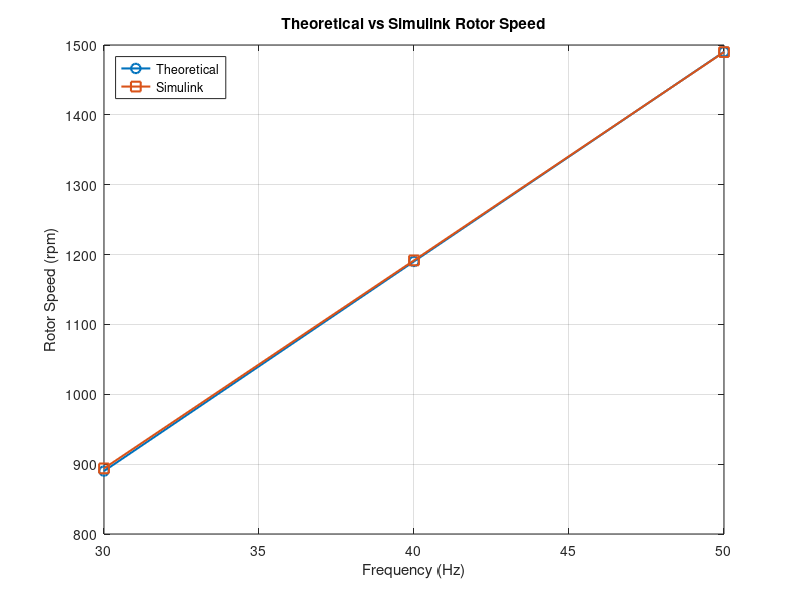

Reproduce this figure in MATLAB. (Note: this script raises an error after producing the figure.)
%% Final V/f validation

f = [30 40 50];

Nr_theory = [890.09 1190.18 1490.23];
Nr_sim    = [893.91 1191.65 1489.88];

speed_error = abs(Nr_sim - Nr_theory) ./ Nr_theory * 100;

%% Plot 1: theoretical vs Simulink

figure;

plot(f,Nr_theory,'-o','LineWidth',1.5,'MarkerSize',7);
hold on;

plot(f,Nr_sim,'-s','LineWidth',1.5,'MarkerSize',7);

grid on;

xlabel('Frequency (Hz)');
ylabel('Rotor Speed (rpm)');
title('Theoretical vs Simulink Rotor Speed');

legend('Theoretical','Simulink','Location','northwest');

%% Display table

comparison = table( ...
    f', ...
    Nr_theory', ...
    Nr_sim', ...
    (Nr_sim-Nr_theory)', ...
    speed_error', ...
    'VariableNames', ...
    {'Frequency_Hz','Theoretical_rpm','Simulink_rpm', ...
     'Difference_rpm','Error_percent'});

disp(comparison);

figure;

plot(f,speed_error,'-o','LineWidth',1.5,'MarkerSize',7);

grid on;

xlabel('Frequency (Hz)');
ylabel('Speed Error (%)');
title('Theoretical vs Simulink Speed Error');
